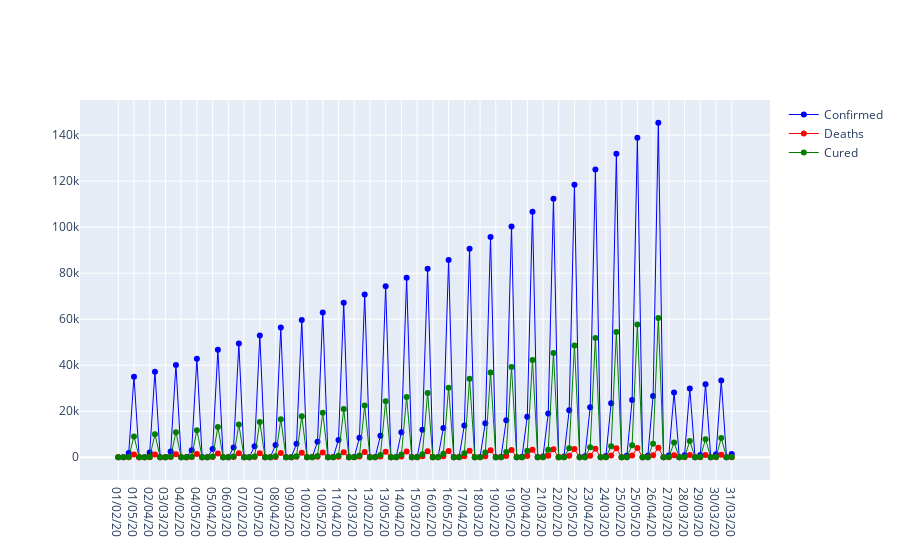

The code cell stored with this chart in its notebook:
### Code cell
fig=go.Figure()
fig.add_trace(go.Scatter(x=confirmed["Date"],y=confirmed["Confirmed"],mode="lines+markers",name="Confirmed",line=dict(color="blue",width=1)))
fig.add_trace(go.Scatter(x=death["Date"],y=death["Deaths"],mode="lines+markers",name="Deaths",line=dict(color="red",width=1)))
fig.add_trace(go.Scatter(x=cured["Date"],y=cured["Cured"],mode="lines+markers",name="Cured",line=dict(color="green",width=1)))
